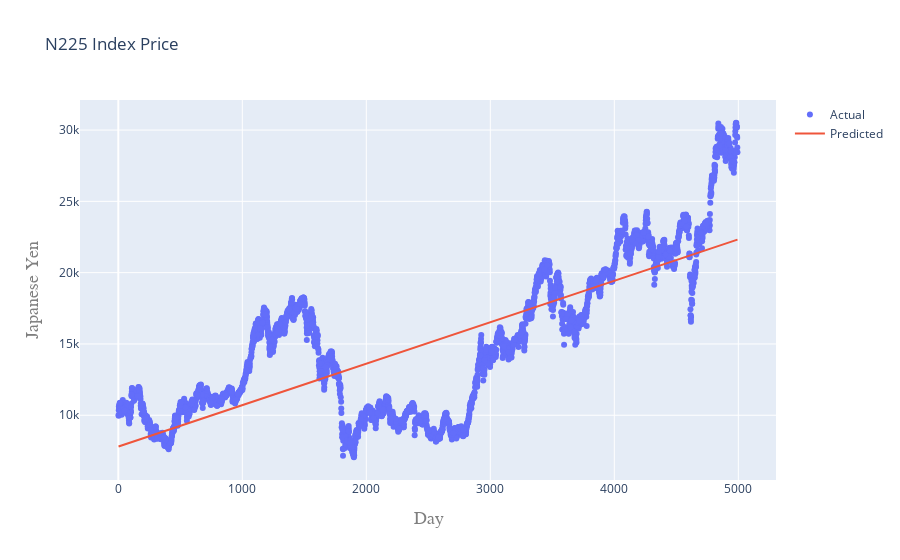

Write notebook code for a chart like this one.
### Code cell
# First Model - Linear Regression
from sklearn.linear_model import LinearRegression
lm = LinearRegression()
lm.fit(X_train, Y_train)

#Plot actual and predicted values for train dataset
trace0 = go.Scatter(
    x = X_train.T[0],
    y = Y_train,
    mode = 'markers',
    name = 'Actual'
)
trace1 = go.Scatter(
    x = X_train.T[0],
    y = lm.predict(X_train).T,
    mode = 'lines',
    name = 'Predicted'
)
VTI_data = [trace0,trace1]
layout.xaxis.title.text = 'Day'
plot2 = go.Figure(data=VTI_data, layout=layout)

iplot(plot2)

### Figure 1 — Plotly figure (JSON) as saved in the notebook; plotly's stock layout.template omitted (floating-point values rounded to 4 significant figures; data arrays with more than 128 entries replaced by an {"elided": "..."} marker saying what was removed)
{"data": [{"mode": "markers", "name": "Actual", "type": "scatter", "x": {"elided": "3915 int values"}, "y": {"elided": "3915 float values"}}, {"mode": "lines", "name": "Predicted", "type": "scatter", "x": {"elided": "3915 int values"}, "y": {"elided": "3915 float values"}}], "layout": {"title": {"text": "N225 Index Price"}, "xaxis": {"title": {"font": {"color": "#7f7f7f", "family": "Courier New, monospace", "size": 18}, "text": "Day"}}, "yaxis": {"title": {"font": {"color": "#7f7f7f", "family": "Courier New, monospace", "size": 18}, "text": "Japanese Yen"}}}}
